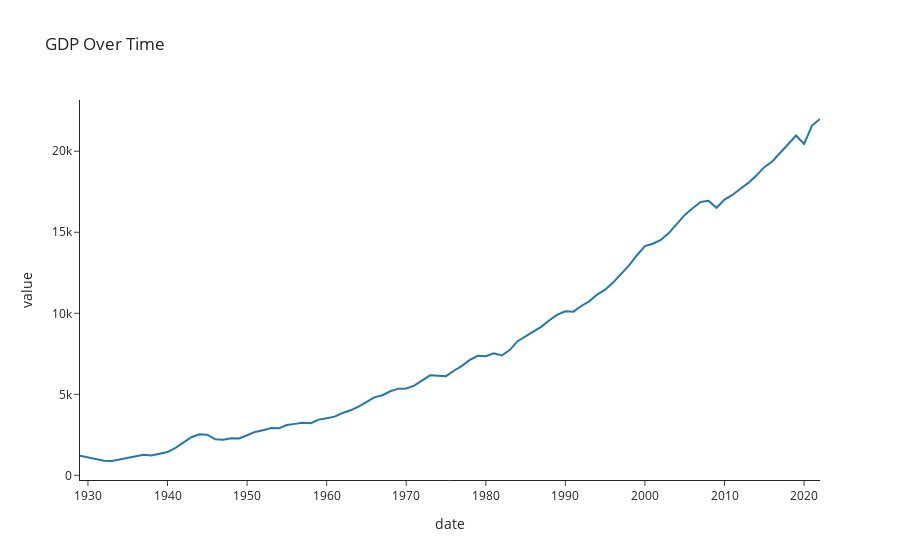

Source (notebook cell):
### Code cell
px.line(gdp_df, x="date", y="value", title="GDP Over Time", template="simple_white")
